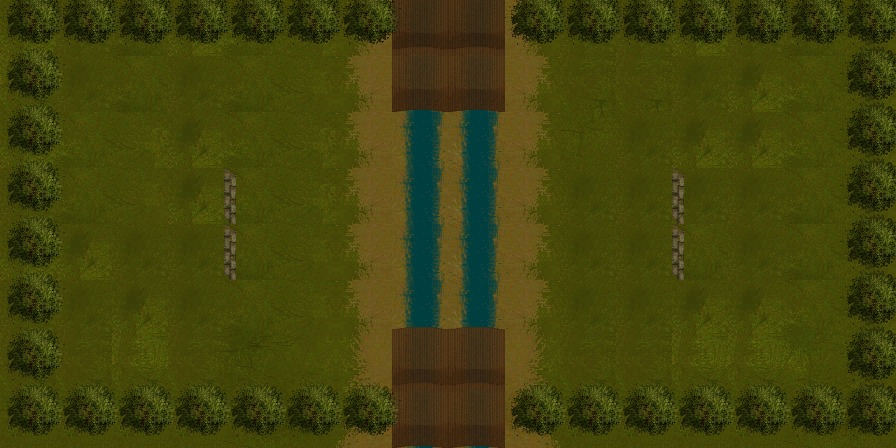

A 2D game scene composited from a Tiled map and its tileset images. What follows is a short description and the map's XML, with each tile layer's data collapsed to a summary:
An orthogonal 16x8 tile map with 56x56 px tiles, 4 tile layers (background, water, objects, outer walls), 3 tilesets and 7 objects.

<map version="1.2" tiledversion="1.2.4" orientation="orthogonal" renderorder="right-down" width="16" height="8" tilewidth="56" tileheight="56" infinite="0" nextlayerid="8" nextobjectid="19">
 <tileset firstgid="1" name="background" tilewidth="168" tileheight="168" tilecount="17" columns="0">
  <grid orientation="orthogonal" width="1" height="1" />
  <tile id="0">
   <image width="168" height="168" source="maptiles/desert1.png" />
  </tile>
  <tile id="1">
   <image width="168" height="168" source="maptiles/desert2.png" />
  </tile>
  <tile id="2">
   <image width="168" height="168" source="maptiles/desert3.png" />
  </tile>
  <tile id="3">
   <image width="168" height="168" source="maptiles/grass1.png" />
  </tile>
  <tile id="4">
   <image width="168" height="168" source="maptiles/grass2.png" />
  </tile>
  <tile id="5">
   <image width="168" height="168" source="maptiles/grass3.png" />
  </tile>
  <tile id="6">
   <image width="168" height="168" source="maptiles/transitional1.png" />
  </tile>
  <tile id="7">
   <image width="168" height="168" source="maptiles/transitional2.png" />
  </tile>
  <tile id="8">
   <image width="168" height="168" source="maptiles/transitional3.png" />
  </tile>
  <tile id="9">
   <image width="168" height="168" source="maptiles/transitional4.png" />
  </tile>
  <tile id="10">
   <image width="168" height="168" source="maptiles/transitional5.png" />
  </tile>
  <tile id="11">
   <image width="168" height="168" source="maptiles/transitional6.png" />
  </tile>
  <tile id="12">
   <image width="168" height="168" source="maptiles/transitional7.png" />
  </tile>
  <tile id="13">
   <image width="168" height="168" source="maptiles/transitional8.png" />
  </tile>
  <tile id="14">
   <image width="168" height="168" source="maptiles/transitional9.png" />
  </tile>
  <tile id="15">
   <image width="168" height="168" source="maptiles/transitional10.png" />
  </tile>
  <tile id="16">
   <image width="168" height="168" source="maptiles/transitional11.png" />
  </tile>
 </tileset>
 <tileset firstgid="18" name="water" tilewidth="168" tileheight="168" tilecount="12" columns="0">
  <grid orientation="orthogonal" width="1" height="1" />
  <tile id="0">
   <image width="101" height="103" source="maptiles/river-arc1.png" />
  </tile>
  <tile id="1">
   <image width="101" height="103" source="maptiles/river-arc2.png" />
  </tile>
  <tile id="2">
   <image width="101" height="103" source="maptiles/river-arc3.png" />
  </tile>
  <tile id="3">
   <image width="101" height="103" source="maptiles/river-arc4.png" />
  </tile>
  <tile id="4">
   <image width="165" height="76" source="maptiles/river-horizontal1.png" />
  </tile>
  <tile id="5">
   <image width="167" height="63" source="maptiles/river-horizontal2.png" />
  </tile>
  <tile id="6">
   <image width="168" height="85" source="maptiles/river-horizontal3.png" />
  </tile>
  <tile id="7">
   <image width="168" height="60" source="maptiles/river-horizontal4.png" />
  </tile>
  <tile id="8">
   <image width="76" height="165" source="maptiles/river-vertical1.png" />
  </tile>
  <tile id="9">
   <image width="63" height="167" source="maptiles/river-vertical2.png" />
  </tile>
  <tile id="10">
   <image width="85" height="168" source="maptiles/river-vertical3.png" />
  </tile>
  <tile id="11">
   <image width="60" height="168" source="maptiles/river-vertical4.png" />
  </tile>
 </tileset>
 <tileset firstgid="30" name="objects" tilewidth="93" tileheight="109" tilecount="18" columns="0">
  <grid orientation="orthogonal" width="1" height="1" />
  <tile id="0">
   <image width="57" height="65" source="maptiles/bridge.png" />
  </tile>
  <tile id="1">
   <image width="65" height="57" source="maptiles/bridge2.png" />
  </tile>
  <tile id="2">
   <image width="14" height="55" source="maptiles/fence.png" />
  </tile>
  <tile id="3">
   <image width="55" height="14" source="maptiles/fence2.png" />
  </tile>
  <tile id="4">
   <image width="23" height="15" source="maptiles/box.png" />
  </tile>
  <tile id="5">
   <image width="92" height="109" source="maptiles/bush.png" />
  </tile>
  <tile id="6">
   <image width="75" height="70" source="maptiles/small-tree.png" />
  </tile>
  <tile id="7">
   <image width="74" height="71" source="maptiles/stone-desert1.png" />
  </tile>
  <tile id="8">
   <image width="74" height="71" source="maptiles/stone-desert2.png" />
  </tile>
  <tile id="9">
   <image width="46" height="43" source="maptiles/stone-desert3.png" />
  </tile>
  <tile id="10">
   <image width="46" height="43" source="maptiles/stone-desert4.png" />
  </tile>
  <tile id="11">
   <image width="34" height="22" source="maptiles/stone-desert5.png" />
  </tile>
  <tile id="12">
   <image width="62" height="71" source="maptiles/stone-grass1.png" />
  </tile>
  <tile id="13">
   <image width="31" height="22" source="maptiles/stone-grass2.png" />
  </tile>
  <tile id="14">
   <image width="49" height="30" source="maptiles/stone-grass3.png" />
  </tile>
  <tile id="15">
   <image width="44" height="28" source="maptiles/stone-grass4.png" />
  </tile>
  <tile id="16">
   <image width="52" height="47" source="maptiles/stone-grass5.png" />
  </tile>
  <tile id="17">
   <image width="93" height="93" source="maptiles/tree.png" />
  </tile>
 </tileset>
 <layer id="1" name="background" width="16" height="8">
  <data>[128 cells, 49 non-empty, 3 distinct tile ids]</data>
 </layer>
 <layer id="2" name="water" width="16" height="8">
  <data>[128 cells, 12 non-empty, 1 distinct tile ids]</data>
 </layer>
 <objectgroup id="4" name="water">
  <object id="1" x="410" y="112" width="83" height="214.182" />
 </objectgroup>
 <layer id="3" name="objects" width="16" height="8" opacity="0.9">
  <data>[128 cells, 12 non-empty, 2 distinct tile ids]</data>
 </layer>
 <layer id="7" name="outer walls" width="16" height="8">
  <data>[128 cells, 40 non-empty, 1 distinct tile ids]</data>
 </layer>
 <objectgroup id="6" name="collision">
  <object id="3" x="225" y="168" width="12.375" height="111.875" />
  <object id="10" x="671.5" y="167.5" width="14" height="112" />
  <object id="12" x="0" y="0" width="9" height="447.5" />
  <object id="13" x="0" y="0" width="896.03" height="8.5" />
  <object id="15" x="888.364" y="0" width="7.63636" height="447.818" />
  <object id="17" x="1.27273" y="440.727" width="894.727" height="7.27273" />
 </objectgroup>
</map>
